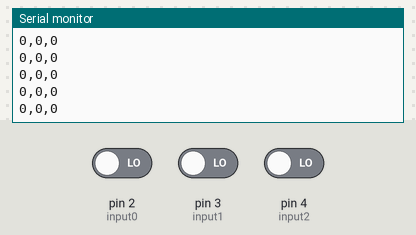
A sketch run on a simulated Arduino Uno, built with avr-gcc and run on an emulated ATmega328P. Parts: the last lines printed to the serial monitor. Inputs (shaded band) come from the test bench; at power-on: pin 2 (input0) LOW, pin 3 (input1) LOW, pin 4 (input2) LOW.

Above: at 1.2 s.
1.3 s: pin 2 (input0) driven HIGH
At 2.3 s:
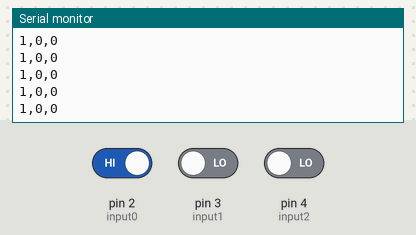
2.8 s: pin 3 (input1) driven HIGH
At 3.7 s:
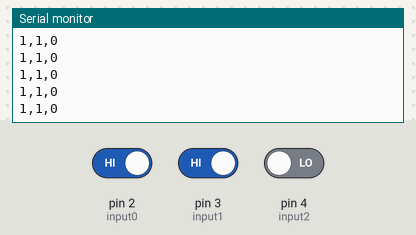
4.3 s: pin 4 (input2) driven HIGH
At 4.9 s:
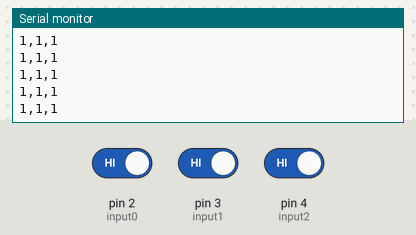
5.8 s: pin 2 (input0) driven LOW
At 6.5 s:
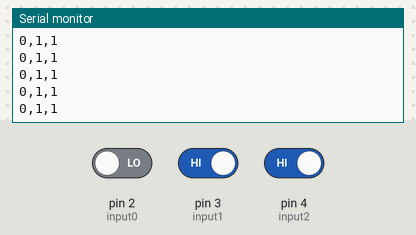
7.3 s: pin 3 (input1) driven LOW
At 8.1 s:
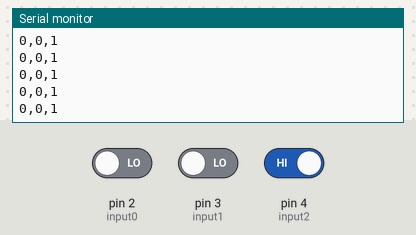

Measured:
- after the input at 1.3 s, the serial monitor: prints a new line at once (image 1)
- after the input at 2.8 s, the serial monitor: prints a new line at once (image 2)
- after the input at 4.3 s, the serial monitor: prints a new line at once (image 3)
- after the input at 5.8 s, the serial monitor: prints a new line at once (image 4)
- after the input at 7.3 s, the serial monitor: prints a new line at once (image 5)

The sketch:

arduinoCommunication.ino
```cpp
const int input0 = 2;
const int input1 = 3;
const int input2 = 4;

int inputValue0 = 0;
int inputValue1 = 0;
int inputValue2 = 0;

int state0 = 0;
int state1 = 0;
int state2 = 0;

void setup() {
  // initialize serial communications at 9600 bps:
  pinMode(input0, INPUT);
  pinMode(input1, INPUT);
  pinMode(input2, INPUT);
  Serial.begin(9600);
}

void loop() {
  // read the analog in value:
  inputValue0 = digitalRead(input0);
  inputValue1 = digitalRead(input1);
  inputValue2 = digitalRead(input2);

  Serial.print(inputValue0);
  Serial.print(",");
  Serial.print(inputValue1);
  Serial.print(",");
  Serial.println(inputValue2);

  delay(20);
}
```
